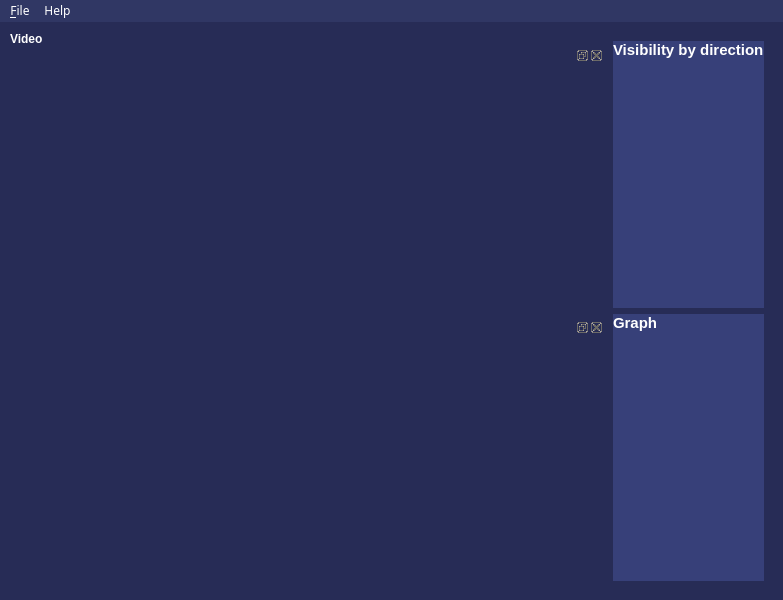
<?xml version="1.0" encoding="UTF-8"?>
<ui version="4.0">
 <class>MainWindow</class>
 <widget class="QMainWindow" name="MainWindow">
  <property name="enabled">
   <bool>true</bool>
  </property>
  <property name="geometry">
   <rect>
    <x>0</x>
    <y>0</y>
    <width>783</width>
    <height>600</height>
   </rect>
  </property>
  <property name="sizePolicy">
   <sizepolicy hsizetype="Preferred" vsizetype="Preferred">
    <horstretch>0</horstretch>
    <verstretch>0</verstretch>
   </sizepolicy>
  </property>
  <property name="minimumSize">
   <size>
    <width>400</width>
    <height>300</height>
   </size>
  </property>
  <property name="font">
   <font>
    <family>Bahnschrift Light</family>
   </font>
  </property>
  <property name="mouseTracking">
   <bool>false</bool>
  </property>
  <property name="windowTitle">
   <string>JS-06</string>
  </property>
  <property name="styleSheet">
   <string notr="true"/>
  </property>
  <widget class="QWidget" name="centralwidget">
   <property name="maximumSize">
    <size>
     <width>1920</width>
     <height>1080</height>
    </size>
   </property>
   <property name="mouseTracking">
    <bool>false</bool>
   </property>
   <property name="styleSheet">
    <string notr="true">background-color: rgb(39, 44, 86);
color: rgb(255, 255, 255);</string>
   </property>
   <layout class="QGridLayout" name="gridLayout">
    <property name="leftMargin">
     <number>0</number>
    </property>
    <property name="topMargin">
     <number>0</number>
    </property>
    <property name="rightMargin">
     <number>0</number>
    </property>
    <property name="bottomMargin">
     <number>0</number>
    </property>
    <property name="spacing">
     <number>0</number>
    </property>
    <item row="0" column="0">
     <layout class="QHBoxLayout" name="horizontalLayout">
      <property name="leftMargin">
       <number>10</number>
      </property>
      <property name="topMargin">
       <number>10</number>
      </property>
      <property name="rightMargin">
       <number>10</number>
      </property>
      <property name="bottomMargin">
       <number>10</number>
      </property>
      <item>
       <layout class="QVBoxLayout" name="verticalLayout">
        <item>
         <layout class="QHBoxLayout" name="horizontalLayout_2">
          <item>
           <widget class="QLabel" name="label_2">
            <property name="font">
             <font>
              <pointsize>9</pointsize>
              <weight>75</weight>
              <bold>true</bold>
             </font>
            </property>
            <property name="styleSheet">
             <string notr="true">background-color: rgba(255, 255, 255, 0);</string>
            </property>
            <property name="text">
             <string>Video</string>
            </property>
           </widget>
          </item>
         </layout>
        </item>
        <item>
         <widget class="QDockWidget" name="video_dock">
          <widget class="QWidget" name="dockWidgetContents_3"/>
         </widget>
        </item>
        <item>
         <widget class="QDockWidget" name="video_dock2">
          <widget class="QWidget" name="dockWidgetContents_2"/>
         </widget>
        </item>
       </layout>
      </item>
      <item>
       <widget class="QFrame" name="verticalFrame_2">
        <layout class="QVBoxLayout" name="verticalLayout_2">
         <item>
          <widget class="QLabel" name="label">
           <property name="styleSheet">
            <string notr="true">background-color: rgb(55, 64, 121);</string>
           </property>
           <property name="frameShape">
            <enum>QFrame::NoFrame</enum>
           </property>
           <property name="text">
            <string>&lt;html&gt;&lt;head/&gt;&lt;body&gt;&lt;p&gt;&lt;span style=&quot; font-size:11pt; font-weight:600;&quot;&gt;Visibility by direction&lt;/span&gt;&lt;/p&gt;&lt;/body&gt;&lt;/html&gt;</string>
           </property>
           <property name="alignment">
            <set>Qt::AlignLeading|Qt::AlignLeft|Qt::AlignTop</set>
           </property>
           <property name="textInteractionFlags">
            <set>Qt::LinksAccessibleByMouse</set>
           </property>
          </widget>
         </item>
         <item>
          <widget class="QLabel" name="label_3">
           <property name="styleSheet">
            <string notr="true">background-color: rgb(55, 64, 121);</string>
           </property>
           <property name="text">
            <string>&lt;html&gt;&lt;head/&gt;&lt;body&gt;&lt;p&gt;&lt;span style=&quot; font-size:11pt; font-weight:600;&quot;&gt;Graph&lt;/span&gt;&lt;/p&gt;&lt;/body&gt;&lt;/html&gt;</string>
           </property>
           <property name="alignment">
            <set>Qt::AlignLeading|Qt::AlignLeft|Qt::AlignTop</set>
           </property>
          </widget>
         </item>
        </layout>
       </widget>
      </item>
     </layout>
    </item>
   </layout>
  </widget>
  <widget class="QMenuBar" name="menubar">
   <property name="enabled">
    <bool>true</bool>
   </property>
   <property name="geometry">
    <rect>
     <x>0</x>
     <y>0</y>
     <width>783</width>
     <height>21</height>
    </rect>
   </property>
   <property name="autoFillBackground">
    <bool>false</bool>
   </property>
   <property name="styleSheet">
    <string notr="true">background-color: rgb(48, 55, 100);
color: rgb(255, 255, 255);</string>
   </property>
   <property name="nativeMenuBar">
    <bool>false</bool>
   </property>
   <widget class="QMenu" name="menuSource">
    <property name="title">
     <string>&amp;File</string>
    </property>
    <addaction name="actionEdit_Camera"/>
    <addaction name="actionEdit_Target"/>
    <addaction name="actionExit"/>
   </widget>
   <widget class="QMenu" name="menuHelp">
    <property name="title">
     <string>Help</string>
    </property>
    <addaction name="actionAbout"/>
   </widget>
   <addaction name="menuSource"/>
   <addaction name="menuHelp"/>
  </widget>
  <action name="actionExit">
   <property name="text">
    <string>&amp;Quit</string>
   </property>
   <property name="toolTip">
    <string>Exit</string>
   </property>
   <property name="statusTip">
    <string>Exit JS-06</string>
   </property>
   <property name="shortcut">
    <string>Ctrl+W</string>
   </property>
  </action>
  <action name="actionsd">
   <property name="text">
    <string>sd</string>
   </property>
  </action>
  <action name="actionkm">
   <property name="checkable">
    <bool>true</bool>
   </property>
   <property name="enabled">
    <bool>true</bool>
   </property>
   <property name="text">
    <string>km</string>
   </property>
  </action>
  <action name="actionmi">
   <property name="checkable">
    <bool>true</bool>
   </property>
   <property name="enabled">
    <bool>true</bool>
   </property>
   <property name="text">
    <string>mi</string>
   </property>
  </action>
  <action name="actionInference">
   <property name="checkable">
    <bool>true</bool>
   </property>
   <property name="checked">
    <bool>false</bool>
   </property>
   <property name="text">
    <string>Inference</string>
   </property>
   <property name="shortcut">
    <string>I</string>
   </property>
  </action>
  <action name="actionEdit_Target">
   <property name="checkable">
    <bool>false</bool>
   </property>
   <property name="text">
    <string>Edit &amp;Target</string>
   </property>
  </action>
  <action name="actionEdit_Camera">
   <property name="enabled">
    <bool>true</bool>
   </property>
   <property name="text">
    <string>Edit &amp;Camera Info</string>
   </property>
  </action>
  <action name="actionAbout">
   <property name="text">
    <string>About</string>
   </property>
  </action>
 </widget>
 <resources>
  <include location="asset/resources.qrc"/>
 </resources>
 <connections>
  <connection>
   <sender>actionExit</sender>
   <signal>triggered()</signal>
   <receiver>MainWindow</receiver>
   <slot>close()</slot>
   <hints>
    <hint type="sourcelabel">
     <x>-1</x>
     <y>-1</y>
    </hint>
    <hint type="destinationlabel">
     <x>187</x>
     <y>228</y>
    </hint>
   </hints>
  </connection>
 </connections>
</ui>
